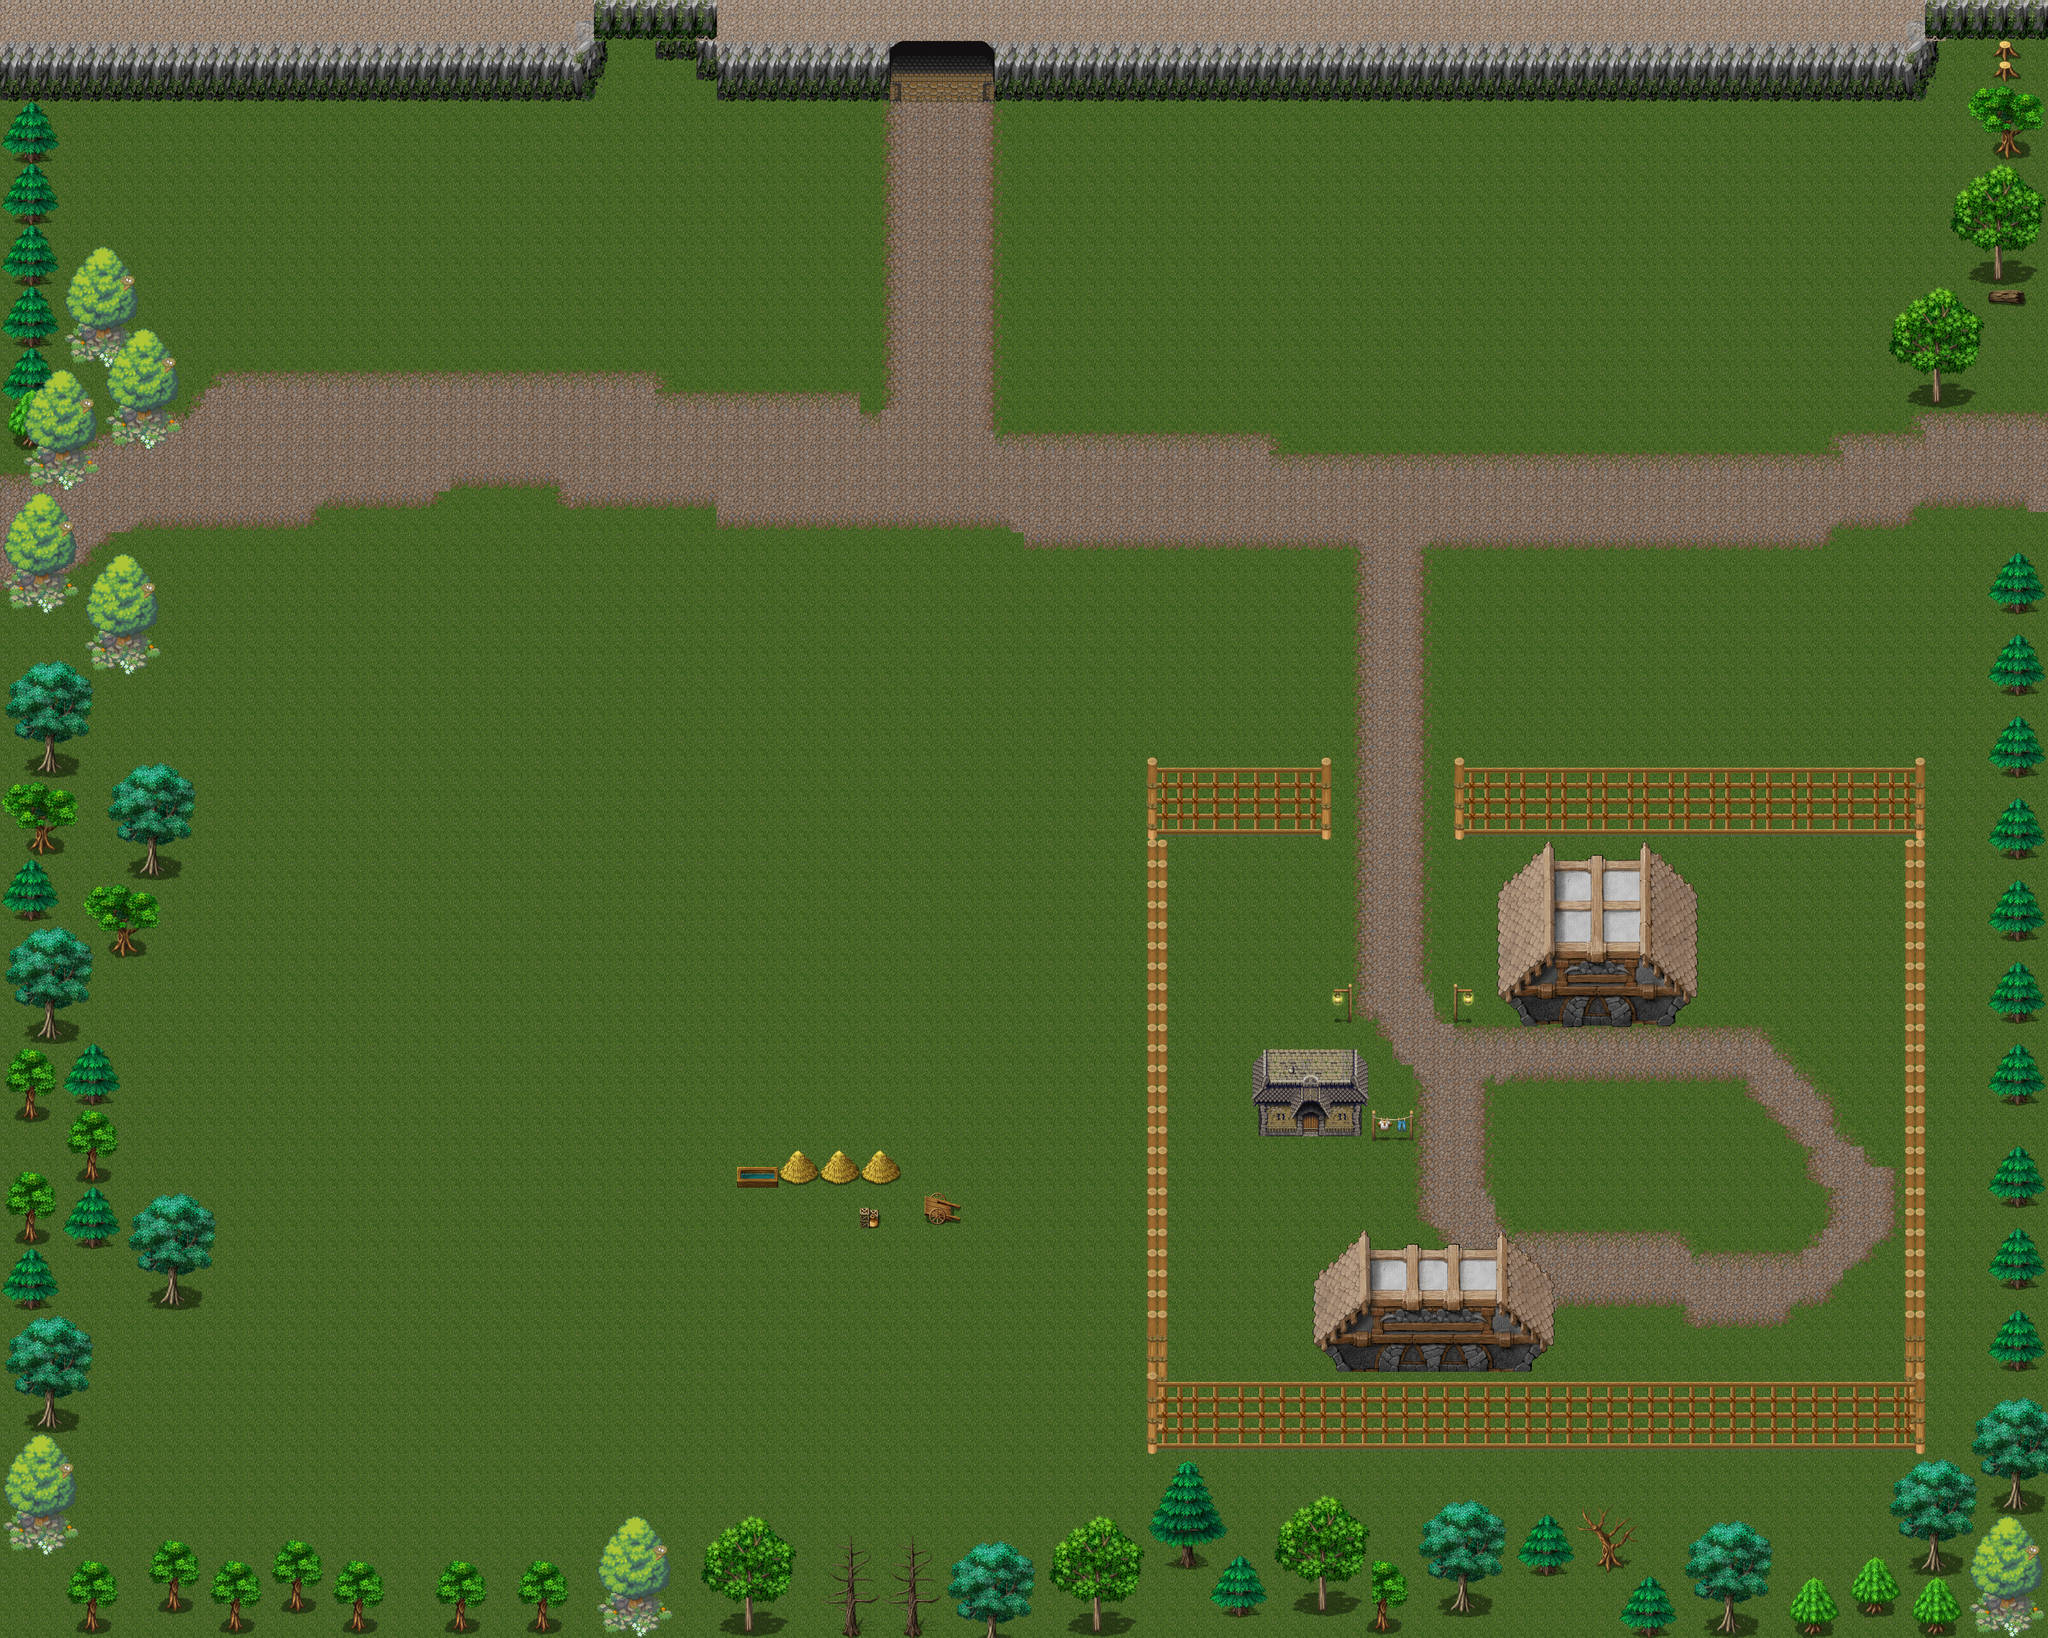

The image is a tile-based game level rendered from a .tmx file. Its description and source (layers, tilesets, objects; grid data summarised) follow:
An orthogonal 100x80 tile map with 64x64 px tiles, 7 tile layers (Ground, Above-Ground, Building bottoms, HackLayerForTunnel, ...), 10 tilesets and 129 objects (9x onTouch).

<map version="1.0" orientation="orthogonal" width="100" height="80" tilewidth="64" tileheight="64">
 <tileset firstgid="1" name="TOWNBOT2" tilewidth="64" tileheight="64">
  <image source="tilesets/TOWNBOT2.png" width="1024" height="768" />
 </tileset>
 <tileset firstgid="193" name="harrvah_house_exterior" tilewidth="64" tileheight="64">
  <image source="tilesets/harrvah_house_exterior.png" width="512" height="512" />
 </tileset>
 <tileset firstgid="257" name="GRS2ROC" tilewidth="64" tileheight="64">
  <image source="tilesets/GRS2ROC.png" width="1024" height="768" />
 </tileset>
 <tileset firstgid="449" name="MataraelfayForest1" tilewidth="64" tileheight="64">
  <image source="tilesets/TILES RESIZED/DeviantArtists/MataraelFayForest/MataraelfayForest1.png" width="1024" height="1024" />
 </tileset>
 <tileset firstgid="705" name="tilebs" tilewidth="64" tileheight="64">
  <image source="tilesets/TILES RESIZED/DeviantArtists/CELIANNA/WORK/tilebs.png" width="1024" height="1024" />
 </tileset>
 <tileset firstgid="961" name="celiannatilec" tilewidth="64" tileheight="64">
  <image source="tilesets/TILES RESIZED/DeviantArtists/CELIANNA/WORK/celiannatilec.png" width="1024" height="1024" />
 </tileset>
 <tileset firstgid="1217" name="CLIFFVEG" tilewidth="64" tileheight="64">
  <image source="tilesets/CLIFFVEG.png" width="1024" height="768" />
 </tileset>
 <tileset firstgid="1409" name="CLIFVEG2" tilewidth="64" tileheight="64">
  <image source="tilesets/CLIFVEG2.png" width="1024" height="768" />
 </tileset>
 <tileset firstgid="1601" name="castle_exterior_01" tilewidth="64" tileheight="64">
  <image source="tilesets/TILES RESIZED/Allacrost graphics/tilesets/castle_exterior_01.png" width="1024" height="1024" />
 </tileset>
 <tileset firstgid="1857" name="MataraelfayForest5Ruins-and-Fence" tilewidth="64" tileheight="64">
  <image source="tilesets/TILES RESIZED/DeviantArtists/MataraelFayForest/MataraelfayForest5Ruins-and-Fence.png" width="1024" height="1024" />
 </tileset>
 <layer name="Ground" width="100" height="80">
  <data>[8000 cells, 8000 non-empty, 16 distinct tile ids]</data>
 </layer>
 <layer name="Above-Ground" width="100" height="80">
  <data>[8000 cells, 309 non-empty, 21 distinct tile ids]</data>
 </layer>
 <layer name="Building bottoms" width="100" height="80">
  <data>[8000 cells, 49 non-empty, 24 distinct tile ids]</data>
 </layer>
 <layer name="HackLayerForTunnel" width="100" height="80">
  <data>[8000 cells, 2 non-empty, 1 distinct tile ids]</data>
 </layer>
 <layer name="Entity Layer" width="100" height="80">
  <data>[8000 cells, 1469 non-empty, 317 distinct tile ids]</data>
 </layer>
 <layer name="Building tops" width="100" height="80">
  <data>[8000 cells, 48 non-empty, 12 distinct tile ids]</data>
 </layer>
 <layer name="Tile Layer 5" width="100" height="80">
  <data>[8000 cells, 78 non-empty, 78 distinct tile ids]</data>
 </layer>
 <objectgroup name="Collisions" width="100" height="80">
  <object x="140" y="540" width="28" height="370" />
  <object x="132" y="884" width="34" height="362" />
  <object x="64" y="2084" width="202" height="140" />
  <object x="240" y="2274" width="44" height="218" />
  <object x="310" y="2438" width="272" height="150" />
  <object x="378" y="2608" width="166" height="126" />
  <object x="367" y="2742" width="40" height="204" />
  <object x="190" y="2856" width="154" height="100" />
  <object x="166" y="3052" width="86" height="224" />
  <object x="228" y="3293" width="118" height="276" />
  <object x="266" y="3582" width="98" height="122" />
  <object x="295" y="3720" width="43" height="189" />
  <object x="514" y="3942" width="108" height="132" />
  <object x="64" y="3928" width="76" height="140" />
  <object x="140" y="4152" width="106" height="312" />
  <object x="144" y="4546" width="88" height="264" />
  <object x="262" y="4853" width="522" height="106" />
  <object x="788" y="4868" width="444" height="100" />
  <object x="1226" y="4904" width="602" height="62" />
  <object x="1828" y="4934" width="444" height="60" />
  <object x="2280" y="4938" width="478" height="64" />
  <object x="2732" y="4978" width="894" height="106" />
  <object x="3636" y="4656" width="158" height="204" />
  <object x="3394" y="4906" width="340" height="130" />
  <object x="3726" y="4898" width="892" height="174" />
  <object x="4096" y="4802" width="960" height="86" />
  <object x="5118" y="4904" width="494" height="20" />
  <object x="5174" y="4812" width="684" height="44" />
  <object x="5660" y="4936" width="604" height="36" />
  <object x="5895" y="4702" width="434" height="246" />
  <object x="6117" y="4344" width="244" height="329" />
  <object x="6200" y="4112" width="94" height="220" />
  <object x="6226" y="3850" width="66" height="249" />
  <object x="6210" y="3326" width="120" height="344" />
  <object x="6222" y="3594" width="80" height="234" />
  <object x="6256" y="3102" width="52" height="162" />
  <object x="6248" y="3272" width="44" height="100" />
  <object x="6256" y="2368" width="60" height="248" />
  <object x="6222" y="2600" width="102" height="322" />
  <object x="6242" y="2912" width="84" height="230" />
  <object x="6256" y="1764" width="44" height="142" />
  <object x="6242" y="2015" width="79" height="198" />
  <object x="6260" y="2226" width="100" height="152" />
  <object x="6262" y="1869" width="80" height="138" />
  <object x="6230" y="572" width="114" height="236" />
  <object x="5978" y="990" width="266" height="318" />
  <object x="4750" y="2847" width="44" height="157" />
  <object x="3915" y="3288" width="352" height="251" />
  <object x="4109" y="3847" width="724" height="453" />
  <object x="6216" y="4219" width="11" height="20" />
  <object x="4301" y="3544" width="101" height="12" />
  <object x="4557" y="3175" width="35" height="15" />
  <object x="4173" y="3169" width="35" height="17" />
  <object x="3126" y="266" width="898" height="38" />
  <object x="4016" y="264" width="1138" height="38" />
  <object x="5154" y="278" width="560" height="20" />
  <object x="5724" y="268" width="280" height="36" />
  <object x="5996" y="98" width="54" height="156" />
  <object x="6042" y="92" width="386" height="28" />
  <object x="122" y="322" width="50" height="178" />
  <object x="164" y="270" width="1020" height="34" />
  <object x="1172" y="258" width="632" height="38" />
  <object x="1802" y="170" width="52" height="104" />
  <object x="1838" y="122" width="50" height="76" />
  <object x="1928" y="102" width="128" height="28" />
  <object x="2076" y="118" width="98" height="56" />
  <object x="2186" y="188" width="50" height="46" />
  <object x="2278" y="272" width="484" height="28" />
  <object x="162" y="3844" width="114" height="68" />
  <object x="148" y="4096" width="52" height="38" />
  <object x="228" y="4826" width="78" height="16" />
  <object x="180" y="4482" width="68" height="52" />
  <object x="188" y="2978" width="70" height="72" />
  <object x="6238" y="150" width="86" height="404" />
  <object x="6222" y="842" width="48" height="118" />
  <object x="6272" y="1674" width="52" height="102" />
  <object x="6218" y="1152" width="76" height="144" />
  <object x="6196" y="979" width="86" height="70" />
  <object x="4562" y="2566" width="225" height="43" />
  <object x="3656" y="4496" width="2274" height="26" />
  <object x="3590" y="2630" width="48" height="372" />
  <object x="3590" y="2568" width="556" height="46" />
  <object x="5961" y="2633" width="52" height="1906" />
  <object x="5324" y="2566" width="679" height="41" />
  <object x="4767" y="2838" width="460" height="31" />
  <object x="5189" y="2855" width="38" height="144" />
  </objectgroup>
 <objectgroup name="Boundaries" width="100" height="80">
  <!-- 18 objects omitted --></objectgroup>
 <objectgroup name="Events" width="100" height="80">
  <!-- 9 objects omitted --></objectgroup>
</map>
<!-- 43 of 129 objects omitted -->
